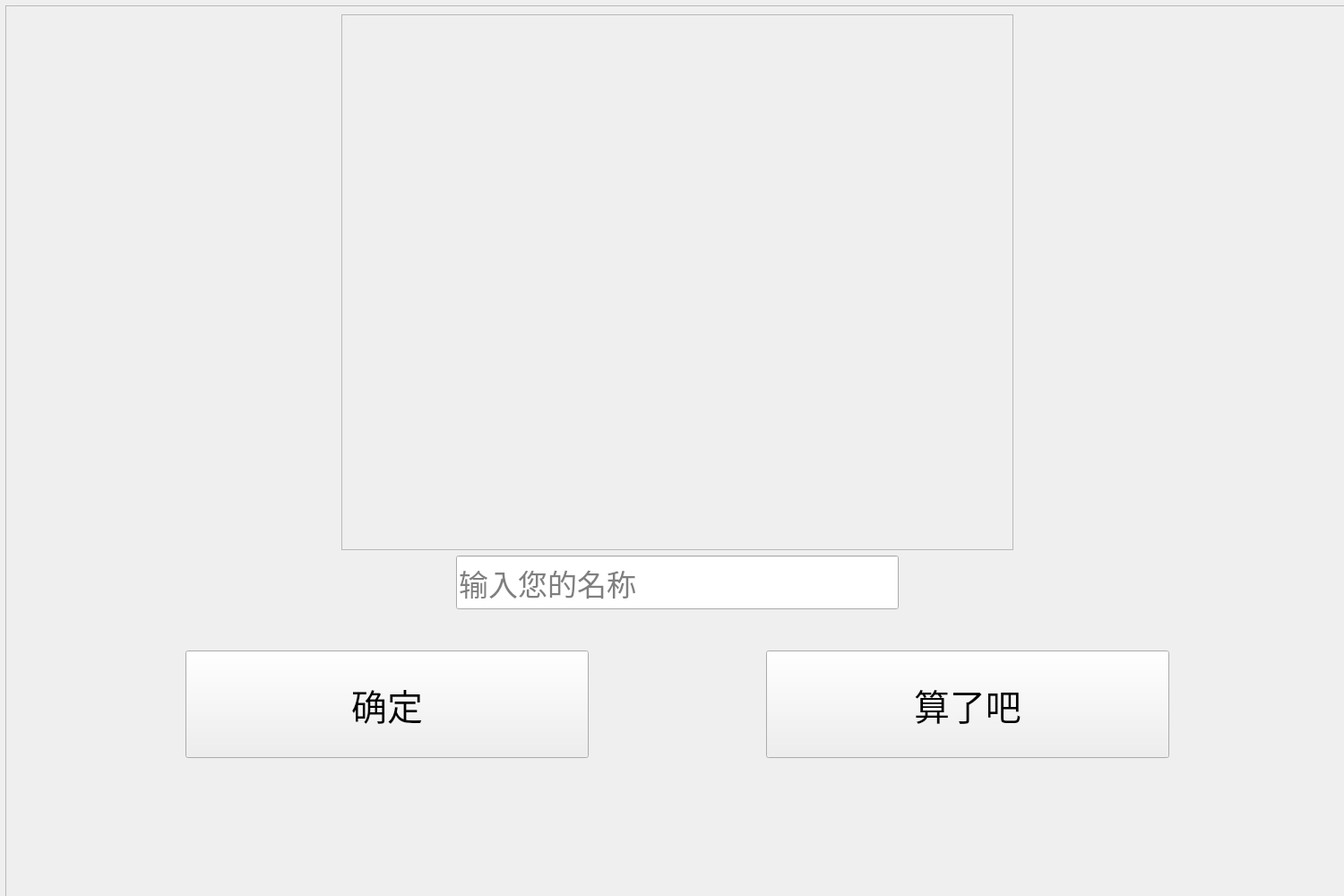
<?xml version="1.0" encoding="UTF-8"?>
<ui version="4.0">
 <class>widget_aftergame</class>
 <widget class="QWidget" name="widget_aftergame">
  <property name="geometry">
   <rect>
    <x>0</x>
    <y>0</y>
    <width>1500</width>
    <height>1000</height>
   </rect>
  </property>
  <property name="windowTitle">
   <string>Form</string>
  </property>
  <widget class="QFrame" name="frameMenu">
   <property name="geometry">
    <rect>
     <x>6</x>
     <y>6</y>
     <width>1500</width>
     <height>1000</height>
    </rect>
   </property>
   <property name="styleSheet">
    <string notr="true">#frameMenu{border-image: url(:/images/images/menu.png);}</string>
   </property>
   <property name="frameShape">
    <enum>QFrame::StyledPanel</enum>
   </property>
   <property name="frameShadow">
    <enum>QFrame::Raised</enum>
   </property>
   <layout class="QVBoxLayout" name="verticalLayout">
    <item>
     <layout class="QHBoxLayout" name="horizontalLayout">
      <item>
       <spacer name="horizontalSpacer">
        <property name="orientation">
         <enum>Qt::Horizontal</enum>
        </property>
        <property name="sizeHint" stdset="0">
         <size>
          <width>40</width>
          <height>20</height>
         </size>
        </property>
       </spacer>
      </item>
      <item>
       <widget class="QFrame" name="frameTitle">
        <property name="sizePolicy">
         <sizepolicy hsizetype="Minimum" vsizetype="Minimum">
          <horstretch>0</horstretch>
          <verstretch>0</verstretch>
         </sizepolicy>
        </property>
        <property name="minimumSize">
         <size>
          <width>750</width>
          <height>0</height>
         </size>
        </property>
        <property name="styleSheet">
         <string notr="true">#frameTitle{border-image: url(:/images/images/failed .png);}</string>
        </property>
        <property name="frameShape">
         <enum>QFrame::StyledPanel</enum>
        </property>
        <property name="frameShadow">
         <enum>QFrame::Raised</enum>
        </property>
       </widget>
      </item>
      <item>
       <spacer name="horizontalSpacer_2">
        <property name="orientation">
         <enum>Qt::Horizontal</enum>
        </property>
        <property name="sizeHint" stdset="0">
         <size>
          <width>40</width>
          <height>20</height>
         </size>
        </property>
       </spacer>
      </item>
     </layout>
    </item>
    <item>
     <layout class="QHBoxLayout" name="horizontalLayout_4"/>
    </item>
    <item>
     <layout class="QHBoxLayout" name="horizontalLayout_3">
      <item>
       <spacer name="horizontalSpacer_6">
        <property name="orientation">
         <enum>Qt::Horizontal</enum>
        </property>
        <property name="sizeHint" stdset="0">
         <size>
          <width>40</width>
          <height>20</height>
         </size>
        </property>
       </spacer>
      </item>
      <item>
       <widget class="QLineEdit" name="inputLine">
        <property name="sizePolicy">
         <sizepolicy hsizetype="Expanding" vsizetype="Maximum">
          <horstretch>0</horstretch>
          <verstretch>0</verstretch>
         </sizepolicy>
        </property>
        <property name="minimumSize">
         <size>
          <width>0</width>
          <height>60</height>
         </size>
        </property>
        <property name="font">
         <font>
          <family>仿宋</family>
          <pointsize>25</pointsize>
         </font>
        </property>
        <property name="text">
         <string/>
        </property>
        <property name="placeholderText">
         <string>输入您的名称</string>
        </property>
       </widget>
      </item>
      <item>
       <spacer name="horizontalSpacer_7">
        <property name="orientation">
         <enum>Qt::Horizontal</enum>
        </property>
        <property name="sizeHint" stdset="0">
         <size>
          <width>40</width>
          <height>20</height>
         </size>
        </property>
       </spacer>
      </item>
     </layout>
    </item>
    <item>
     <spacer name="verticalSpacer_2">
      <property name="orientation">
       <enum>Qt::Vertical</enum>
      </property>
      <property name="sizeType">
       <enum>QSizePolicy::Fixed</enum>
      </property>
      <property name="sizeHint" stdset="0">
       <size>
        <width>20</width>
        <height>40</height>
       </size>
      </property>
     </spacer>
    </item>
    <item>
     <layout class="QHBoxLayout" name="horizontalLayout_2">
      <item>
       <spacer name="horizontalSpacer_4">
        <property name="orientation">
         <enum>Qt::Horizontal</enum>
        </property>
        <property name="sizeHint" stdset="0">
         <size>
          <width>40</width>
          <height>20</height>
         </size>
        </property>
       </spacer>
      </item>
      <item>
       <widget class="QPushButton" name="btnAccept">
        <property name="sizePolicy">
         <sizepolicy hsizetype="Fixed" vsizetype="Fixed">
          <horstretch>0</horstretch>
          <verstretch>0</verstretch>
         </sizepolicy>
        </property>
        <property name="minimumSize">
         <size>
          <width>450</width>
          <height>120</height>
         </size>
        </property>
        <property name="font">
         <font>
          <family>仿宋</family>
          <pointsize>30</pointsize>
         </font>
        </property>
        <property name="styleSheet">
         <string notr="true">#btnAccept{border-image: url(:/images/images/btn1.png);}
#btnAccept:hover{border-image: url(:/images/images/btn2.png);}</string>
        </property>
        <property name="text">
         <string>确定</string>
        </property>
       </widget>
      </item>
      <item>
       <spacer name="horizontalSpacer_3">
        <property name="orientation">
         <enum>Qt::Horizontal</enum>
        </property>
        <property name="sizeHint" stdset="0">
         <size>
          <width>40</width>
          <height>20</height>
         </size>
        </property>
       </spacer>
      </item>
      <item>
       <widget class="QPushButton" name="btnNegative">
        <property name="sizePolicy">
         <sizepolicy hsizetype="Fixed" vsizetype="Fixed">
          <horstretch>0</horstretch>
          <verstretch>0</verstretch>
         </sizepolicy>
        </property>
        <property name="minimumSize">
         <size>
          <width>450</width>
          <height>120</height>
         </size>
        </property>
        <property name="font">
         <font>
          <family>仿宋</family>
          <pointsize>30</pointsize>
         </font>
        </property>
        <property name="styleSheet">
         <string notr="true">#btnNegative{border-image: url(:/images/images/btn1.png);}
#btnNegative:hover{border-image: url(:/images/images/btn2.png);}</string>
        </property>
        <property name="text">
         <string>算了吧</string>
        </property>
       </widget>
      </item>
      <item>
       <spacer name="horizontalSpacer_5">
        <property name="orientation">
         <enum>Qt::Horizontal</enum>
        </property>
        <property name="sizeHint" stdset="0">
         <size>
          <width>40</width>
          <height>20</height>
         </size>
        </property>
       </spacer>
      </item>
     </layout>
    </item>
    <item>
     <spacer name="verticalSpacer">
      <property name="orientation">
       <enum>Qt::Vertical</enum>
      </property>
      <property name="sizeType">
       <enum>QSizePolicy::Maximum</enum>
      </property>
      <property name="sizeHint" stdset="0">
       <size>
        <width>20</width>
        <height>150</height>
       </size>
      </property>
     </spacer>
    </item>
   </layout>
  </widget>
 </widget>
 <resources/>
 <connections/>
</ui>
